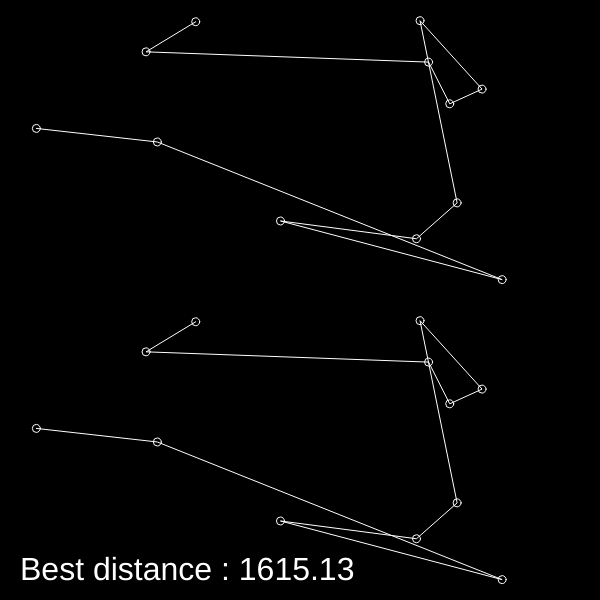
Frame 1 (no input)
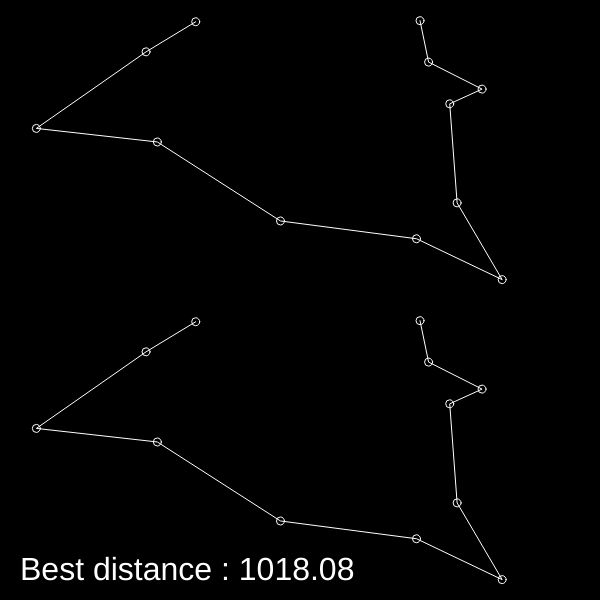
Frame 60 (no input)
Frame 120 (the mouse pressed at the canvas centre since frame 60): identical to frame 60, image omitted

The p5.js sketch that drew these frames (run headless with seeded random() and noise() and a simulated clock; from frame 60 on, the mouse is pressed at the canvas centre):

// p5.js sketch
// ── sketch.js
let cities = [];
var totalcities = 12;
let recordDistance = Infinity;
var bestEver;
let population = [];
let popSize = 500;
let fitness = [];
let currentBest = [];

function setup() {
  createCanvas(600, 600);

  var order = [];
  for (var i = 0; i < totalcities; i++) {
    var v = createVector(random(width), random(height / 2));
    cities[i] = v;
    order[i] = i;
  }

  for (var i = 0; i < popSize; i++) {
    population[i] = shuffle(order);
  }
}

function draw() {
  background(0);

  calculateFitness();
  normalizeFitness();
  nextGeneration();

  beginShape();
  for (var i = 0; i < bestEver.length; i++) {
    strokeWeight(1);
    noFill();
    stroke(255);
    let n = bestEver[i];
    ellipse(cities[n].x, cities[n].y, 8, 8);
    vertex(cities[n].x, cities[n].y);
  }
  endShape();

  translate(0, height / 2);
  beginShape();
  for (var i = 0; i < currentBest.length; i++) {
    strokeWeight(1);
    noFill();
    stroke(255);
    let n = currentBest[i];
    ellipse(cities[n].x, cities[n].y, 8, 8);
    vertex(cities[n].x, cities[n].y);
  }
  endShape();

  textSize(32);
  fill(255);
  noStroke();
  text("Best distance : " + nf(recordDistance, 0, 2), 20, height / 2 - 20);
}

function calcDistance(points, order) {
  let sum = 0;
  for (var i = 0; i < order.length - 1; i++) {
    let cityAindex = order[i];
    let cityA = points[cityAindex];
    let cityBindex = order[i + 1];
    let cityB = points[cityBindex];
    var d = dist(cityA.x, cityA.y, cityB.x, cityB.y);
    sum += d;
  }
  return sum;
}

function swap(a, i, j) {
  let temp = a[i];
  a[i] = a[j];
  a[j] = temp;
}

function calculateFitness() {
  var currentDistance = Infinity;
  for (var i = 0; i < population.length; i++) {
    var d = calcDistance(cities, population[i]);
    if (d < recordDistance) {
      recordDistance = d;
      bestEver = population[i];
    }

    if (d < currentDistance) {
      currentDistance = d;
      currentBest = population[i];
    }

    //fitness[i] = 1 / (d + 1);
    //A better fitness function;
    fitness[i] = 1 / (pow(d, 8) + 1);
  }
}

function normalizeFitness() {
  let sum = 0;
  for (var i = 0; i < fitness.length; i++) {
    sum += fitness[i];
  }

  for (var i = 0; i < fitness.length; i++) {
    fitness[i] = fitness[i] / sum;
  }
}

function nextGeneration() {
  var newPopulation = [];
  for (var i = 0; i < population.length; i++) {
    var orderA = pickOne(population, fitness);
    var orderB = pickOne(population, fitness);
    var order = crossOver(orderA, orderB);
    mutate(order, 0.01);
    newPopulation[i] = order;
  }
  population = newPopulation;
}

function crossOver(orderA, orderB) {
  let start = floor(random(orderA.length));
  let end = floor(random(start + 1, orderA.length));
  let newOrder = orderA.slice(start, end);

  for (var i = 0; i < orderB.length; i++) {
    var city = orderB[i];
    if (!newOrder.includes(city)) {
      newOrder.push(city);
    }
  }
  return newOrder;
}

function pickOne(list, prob) {
  var index = 0;
  var r = random(1);

  while (r > 0) {
    r = r - prob[index];
    index++;
  }
  index--;
  return list[index].slice();
}

function mutate(order, mutationRate) {
  for (var i = 0; i < totalcities; i++) {
    if (random(1) < mutationRate) {
      var indexA = floor(random(order.length));
      //var indexB = floor(random(order.length));
      var indexB = (indexA + 1) % totalcities;
      swap(order, indexA, indexB);
    }
  }
}
